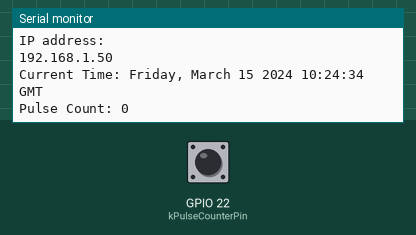
Recording of a program running on a simulated ESP32. Shown: the last lines printed to the serial monitor. The inputs (shaded band) are chosen by the test bench; at power-on: GPIO 22 (kPulseCounterPin) HIGH. WiFi joins after 1.5 s; servers stay silent unless stated; uploads are accepted with an empty reply; the local clock reads 2024-03-15 10:24:30 at power-on unless the program sets it.

Above: at 5.2 s.
5.3 s: GPIO 22 (kPulseCounterPin) pulled LOW for 0.15 s
8.4 s: GPIO 22 (kPulseCounterPin) pulled LOW for 1 s
At 10.16 s:
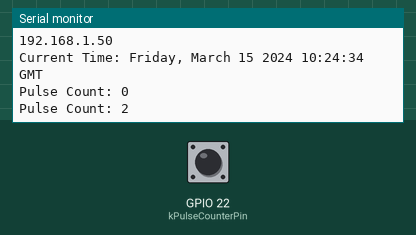
11.7 s: GPIO 22 (kPulseCounterPin) pulled LOW for 0.15 s
At 16.3 s:
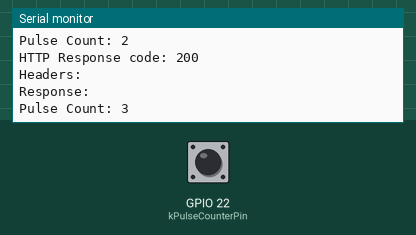

The program:

main.cpp
```cpp
#include <Arduino.h>
#include <WiFi.h>
#include <HTTPClient.h>
#include <WiFiClientSecure.h> // For HTTPS
#include "time.h"

const char* ntpServer = "pool.ntp.org";
const long  gmtOffsetSec = -8 * 60 * 60; // GMT offset in seconds (e.g., -18000 for EST)
const long  daylightOffsetSec = 0; // Daylight saving time offset in seconds (e.g., 3600 for 1 hour)

const char* ssid = "bae area control";
const char* password = "baebaebae";
const char* localhostUrl = "http://192.168.1.123:8080";
const char* serverUrl = localhostUrl;

constexpr int kSerialBaudRate = 9600;
constexpr int kWifiConnectionTimeoutMs = 60000;

constexpr int kPulseCounterPin = 22;
volatile unsigned long pulseCount = 0;

void IRAM_ATTR pulseCounterISR() {
  ++pulseCount;
}

// Forward declare functions
bool connectToWifi();
bool sendJsonData(String, String);
void printLocalTime();
unsigned long getLocalTimeEpoch();

void setup() {
  Serial.begin(kSerialBaudRate);
  pinMode(kPulseCounterPin, INPUT_PULLUP);
  attachInterrupt(digitalPinToInterrupt(kPulseCounterPin), pulseCounterISR, RISING); // Change RISING to FALLING or CHANGE as needed

  // Delay so that serial connection can start.
  delay(2500);

  bool wifi_connected = connectToWifi();
  if (!wifi_connected) {
    ESP.restart();
  }

  configTime(gmtOffsetSec, daylightOffsetSec, ntpServer);
  printLocalTime();
}

void loop() {
  static unsigned long lastPrintTime = 0;
  static unsigned long lastSendTime = 0;
  unsigned long currentTime = millis();

  if (currentTime - lastPrintTime >= 5000) { // Print every 5s
    Serial.print("Pulse Count: ");
    Serial.println(pulseCount);
    lastPrintTime = currentTime;
  }
  if (currentTime - lastSendTime >= 10000) { // Send network request every 10s
    sendJsonData(localhostUrl, "{\"pulseCount\":" + String(pulseCount) + "}"); //send another example post request.
    lastSendTime = currentTime;
  }
}

bool connectToWifi() {
  Serial.println();
  Serial.println("Connecting to WiFi...");

  WiFi.begin(ssid, password);

  unsigned long startTime = millis();
  while (WiFi.status() != WL_CONNECTED && millis() - startTime < kWifiConnectionTimeoutMs) {
    delay(500);
    Serial.print(".");
  }

  if (WiFi.status() == WL_CONNECTED) {
    Serial.println("");
    Serial.println("WiFi connected");
    Serial.println("IP address: ");
    Serial.println(WiFi.localIP());
    return true;
  } else {
    Serial.println("");
    Serial.println("WiFi connection timed out.");
    return false;
  }
}

void printHeaders(HTTPClient& http) {
  Serial.println("Headers:");
  for (int i = 0; i < http.headers(); ++i) {
    Serial.print(http.headerName(i));
    Serial.print(" : ");
    Serial.println(http.header(i));
  }
}

void printResponse(HTTPClient& http) {
  Serial.println("Response:");
  Serial.println(http.getString());
}

void printSslError(WiFiClientSecure& httpsClient) {
  char buffer[1024];
  httpsClient.lastError(buffer, 1024);
  Serial.print("SSL Error: ");
  Serial.println(buffer);
}

void printLocalTime() {
  struct tm timeinfo;
  if (!getLocalTime(&timeinfo)) {
    Serial.println("Failed to obtain time");
    return;
  }
  Serial.println(&timeinfo, "Current Time: %A, %B %d %Y %H:%M:%S %Z");
}

unsigned long getLocalTimeEpoch() {
  struct tm timeinfo;
  if (!getLocalTime(&timeinfo)) {
    Serial.println("Failed to obtain time");
    return 0; // Return 0 on failure
  }
  return mktime(&timeinfo); // Convert tm struct to epoch time
}

bool sendJsonData(String url, String json_data) {
  if (WiFi.status() != WL_CONNECTED) {
    Serial.println("Wifi Disconnected");
    return false;
  }

  WiFiClientSecure httpsClient; // Use WiFiClientSecure for HTTPS
  HTTPClient http;
  bool is_https = url.startsWith("https:");
  if (is_https) {
    httpsClient.setInsecure();
    http.begin(httpsClient, url);
  }
  else {
    http.begin(url);
  }
  http.setFollowRedirects(HTTPC_STRICT_FOLLOW_REDIRECTS); // Follow redirects
  http.addHeader("Content-Type", "application/json");

  String payload = "{\"timestamp\":" + String(getLocalTimeEpoch()) + ", \"data\":" + json_data + "}";

  int httpResponseCode = http.POST(payload);

  Serial.print("HTTP Response code: ");
  Serial.println(httpResponseCode);
  printHeaders(http);
  printResponse(http);
  if (httpResponseCode < 0) {
    if (is_https) {
      printSslError(httpsClient);
    }
  }

  http.end();
  return true;
}
```

Measured:
- after the input at 8.4 s, the serial monitor: prints a new line after 1.6 s (image 1)
- after the input at 11.7 s, the serial monitor: prints a new line after 3.3 s (image 2)
